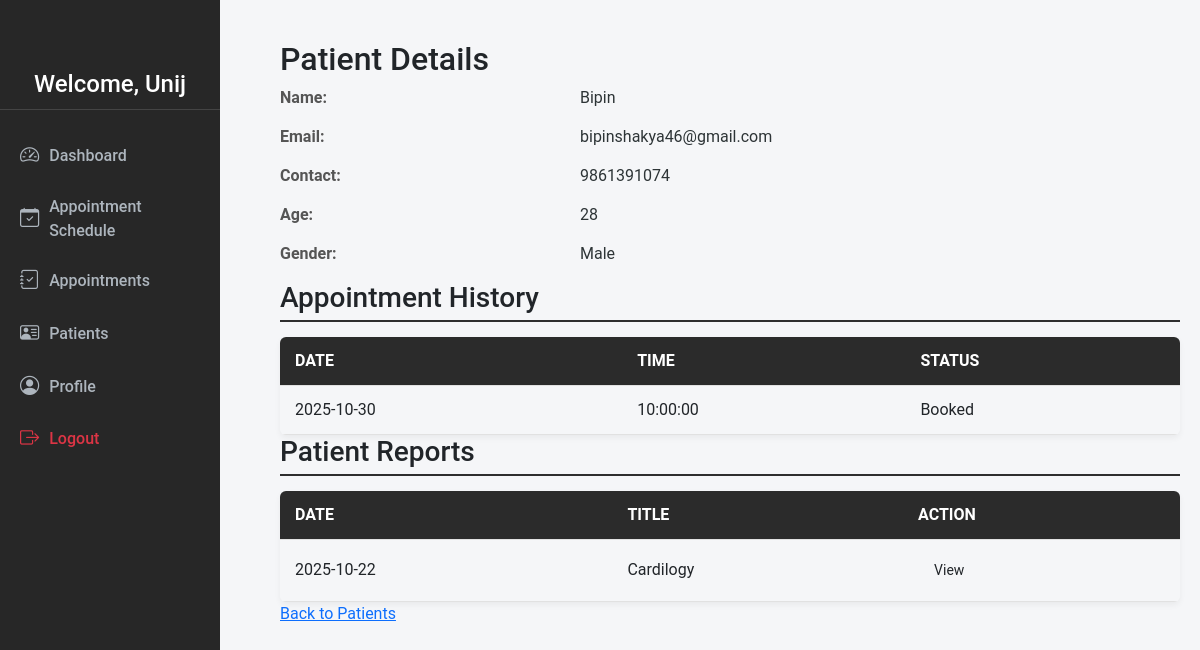
The app's page /Doctor/view_patient.php?id=1 (signed in) with its own data.
### tables this page shows
CREATE TABLE `patients` (
  `id` int(11) NOT NULL,
  `doctor_id` int(11) DEFAULT NULL,
  `patient_name` varchar(100) NOT NULL,
  `email` varchar(100) NOT NULL,
  `password` varchar(255) NOT NULL,
  `contact_no` varchar(20) DEFAULT NULL,
  `age` int(3) DEFAULT NULL,
  `gender` enum('Male','Female','Other') DEFAULT 'Male',
  `reset_token` varchar(255) DEFAULT NULL,
  `reset_expiry` datetime DEFAULT NULL,
  `created_at` timestamp NOT NULL DEFAULT current_timestamp()
);

CREATE TABLE `appointment_slots` (
  `id` int(11) NOT NULL,
  `doctor_id` int(11) NOT NULL,
  `appointment_date` date NOT NULL,
  `appointment_time` time NOT NULL,
  `status` enum('available','booked') DEFAULT 'available',
  `patient_id` int(11) DEFAULT NULL,
  `patient_name` varchar(100) DEFAULT NULL,
  `patient_contact` varchar(20) DEFAULT NULL
);

CREATE TABLE `patient_reports` (
  `id` int(11) NOT NULL,
  `report_date` date NOT NULL,
  `patient_id` int(11) NOT NULL,
  `doctor_id` int(11) NOT NULL,
  `patient_name` varchar(150) NOT NULL,
  `age` int(3) DEFAULT NULL,
  `DOB` date NOT NULL,
  `gender` varchar(255) NOT NULL,
  `contact` varchar(20) DEFAULT NULL,
  `address` varchar(255) DEFAULT NULL,
  `blood_group` varchar(10) DEFAULT NULL,
  `doctor_name` varchar(150) NOT NULL,
  `doctor_contact` varchar(20) DEFAULT NULL,
  `report_title` varchar(255) NOT NULL,
  `report_description` text DEFAULT NULL,
  `medicine_prescription` text DEFAULT NULL,
  `report_file` varchar(255) DEFAULT NULL,
  `created_at` timestamp NOT NULL DEFAULT current_timestamp()
);

### Doctor/view_patient.php (the view, shortened to what this page needs)
<?php
include 'db.php';
$doctor_id = $_SESSION['doctor_id'];
$patient_id = intval($_GET['id'] ?? 0);
$stmt = $con->prepare("SELECT * FROM patients WHERE id = ?");
$stmt->bind_param("i", $patient_id);
$stmt->execute();
$patient = $stmt->get_result()->fetch_assoc();
$stmt = $con->prepare("
    SELECT appointment_date, appointment_time, status
    FROM appointment_slots
    WHERE doctor_id = ? AND patient_id = ?
    ORDER BY appointment_date DESC, appointment_time DESC
");
$stmt->bind_param("ii", $doctor_id, $patient_id);
$stmt->execute();
$appointments = $stmt->get_result();
$stmt = $con->prepare("
    SELECT id, report_date, report_title, report_file
    FROM patient_reports
    WHERE patient_id = ? AND doctor_id = ?
    ORDER BY report_date DESC
");
$stmt->bind_param("ii", $patient_id, $doctor_id);
$stmt->execute();
$reports = $stmt->get_result();
?>
<!DOCTYPE html>
<html lang="en">
<head>
<?php include 'sidebar.php'; ?>
</head>
<body>
<div class="main-content">
    <div class="content-wrapper">
        <h2>Patient Details</h2>
        <div class="detail-row"><div class="label">Name:</div><div class="value"><?= htmlspecialchars($patient['patient_name']) ?></div></div>
        <div class="detail-row"><div class="label">Email:</div><div class="value"><?= htmlspecialchars($patient['email']) ?></div></div>
        <div class="detail-row"><div class="label">Contact:</div><div class="value"><?= htmlspecialchars($patient['contact_no']) ?></div></div>
        <div class="detail-row"><div class="label">Age:</div><div class="value"><?= htmlspecialchars($patient['age']) ?></div></div>
        <div class="detail-row"><div class="label">Gender:</div><div class="value"><?= htmlspecialchars($patient['gender']) ?></div></div>
        <h3>Appointment History</h3>
        <?php if ($appointments->num_rows > 0): ?>
        <table>
            <tr><th>Date</th><th>Time</th><th>Status</th></tr>
            <?php while($row = $appointments->fetch_assoc()): ?>
            <tr>
                <td><?= htmlspecialchars($row['appointment_date']) ?></td>
                <td><?= htmlspecialchars($row['appointment_time']) ?></td>
                <td><?= htmlspecialchars(ucfirst($row['status'])) ?></td>
            </tr>
            <?php endwhile; ?>
        </table>
        <?php else: ?>
        <p>No appointments found for this patient.</p>
        <?php endif; ?>
        <h3>Patient Reports</h3>
        <?php if ($reports->num_rows > 0): ?>
        <table>
            <tr><th>Date</th><th>Title</th><th>Action</th></tr>
            <?php while($row = $reports->fetch_assoc()): ?>
            <tr>
                <td><?= htmlspecialchars($row['report_date']) ?></td>
                <td><?= htmlspecialchars($row['report_title']) ?></td>
                <td>
                    <a class="btn" href="view_report.php?id=<?= $row['id'] ?>">View</a>
                </td>
            </tr>
            <?php endwhile; ?>
        </table>
        <?php else: ?>
        <p>No reports found for this patient.</p>
        <?php endif; ?>
        <a class="back-btn" href="patient_details.php">Back to Patients</a>
    </div>
</div>
</body>
</html>

### Doctor/sidebar.php (style rules this page uses)
body { font-family: Arial, sans-serif; background: #f8f9fa; margin: 0; }

### Doctor/view_patient.php (style rules this page uses)
body { font-family: 'Roboto', sans-serif; background-color: #f5f6f8; margin: 0; padding: 0; display: flex; min-height: 100vh; }
.main-content { flex: 1; display: flex; justify-content: center; padding: 40px 20px; min-height: 100vh; }
.content-wrapper { width: 100%; max-width: 950px; }
h2, h3, { color: #2c3e50; margin-bottom: 20px; }
h3, h4 { border-bottom: 2px solid #2e2e2eff; padding-bottom: 5px; }
.detail-row { display: flex; justify-content: space-between; flex-wrap: wrap; margin-bottom: 15px; }
.label { font-weight: 600; color: #555; flex: 1; min-width: 120px; }
.value { color: #2d3436; flex: 2; }
table { width: 100%; border-collapse: collapse; margin-top: 15px; box-shadow: 0 3px 6px rgba(0,0,0,0.05); border-radius: 6px; overflow: hidden; }
th, td { padding: 12px 15px; border-bottom: 1px solid #e1e1e1; text-align: left; }
th { background-color: #2b2b2bff; color: #fff; font-weight: 600; text-transform: uppercase; }
.btn { font-size: 14px; padding: 8px 16px; border-radius: 6px; border: none; cursor: pointer; text-decoration: none; transition: 0.3s; }

### records on screen
patients: patient_name "Bipin", email "bipinshakya46@gmail.com", contact_no "9861391074", age "28", gender "Male"
appointment_slots: appointment_date "2025-10-30", appointment_time "10:00:00", status "Booked"
patient_reports: report_date "2025-10-22", report_title "Cardilogy"

### other values on screen
$doctor_name "Unij"
